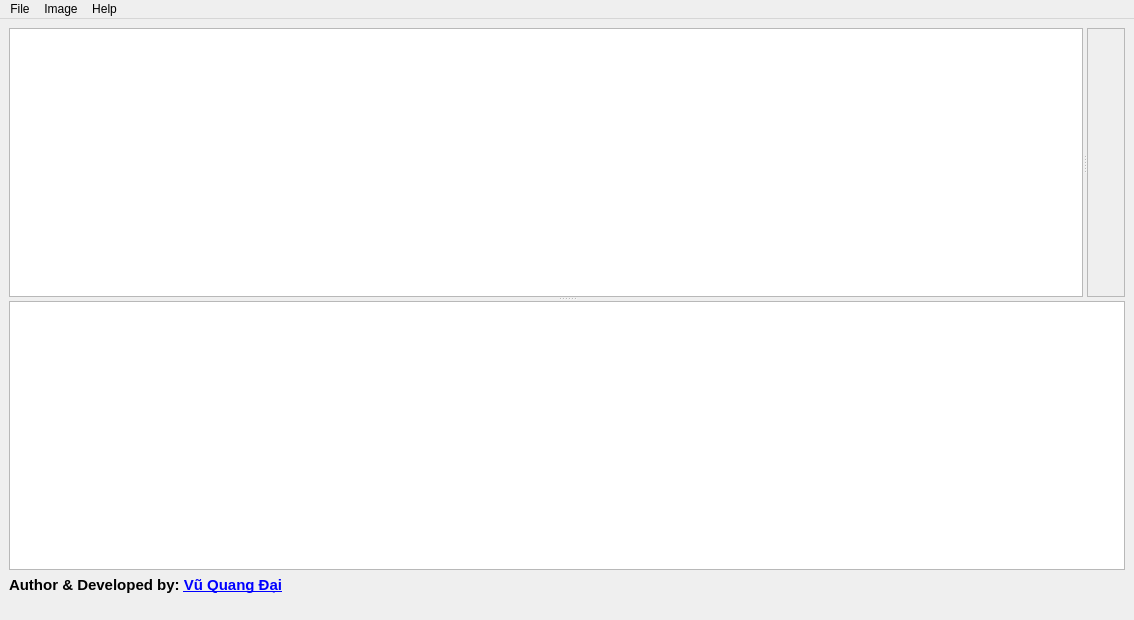
<?xml version="1.0" encoding="UTF-8"?>
<ui version="4.0">
 <class>MainWindow</class>
 <widget class="QMainWindow" name="MainWindow">
  <property name="geometry">
   <rect>
    <x>0</x>
    <y>0</y>
    <width>1134</width>
    <height>620</height>
   </rect>
  </property>
  <property name="windowTitle">
   <string>RecoveryJpeg v1.9.0</string>
  </property>
  <property name="windowIcon">
   <iconset>
    <normaloff>Logo/logo.ico</normaloff>Logo/logo.ico</iconset>
  </property>
  <property name="styleSheet">
   <string notr="true"/>
  </property>
  <property name="animated">
   <bool>false</bool>
  </property>
  <widget class="QWidget" name="centralwidget">
   <layout class="QGridLayout" name="gridLayout">
    <item row="0" column="0">
     <widget class="QSplitter" name="splitter_2">
      <property name="orientation">
       <enum>Qt::Vertical</enum>
      </property>
      <widget class="QSplitter" name="splitter">
       <property name="orientation">
        <enum>Qt::Horizontal</enum>
       </property>
       <widget class="QListWidget" name="listWidget">
        <property name="font">
         <font>
          <pointsize>10</pointsize>
         </font>
        </property>
        <property name="acceptDrops">
         <bool>true</bool>
        </property>
        <property name="dragEnabled">
         <bool>true</bool>
        </property>
        <property name="dragDropMode">
         <enum>QAbstractItemView::NoDragDrop</enum>
        </property>
        <property name="resizeMode">
         <enum>QListView::Fixed</enum>
        </property>
        <property name="gridSize">
         <size>
          <width>128</width>
          <height>128</height>
         </size>
        </property>
        <property name="viewMode">
         <enum>QListView::ListMode</enum>
        </property>
       </widget>
       <widget class="QLabel" name="label">
        <property name="sizePolicy">
         <sizepolicy hsizetype="Preferred" vsizetype="Expanding">
          <horstretch>0</horstretch>
          <verstretch>0</verstretch>
         </sizepolicy>
        </property>
        <property name="cursor">
         <cursorShape>CrossCursor</cursorShape>
        </property>
        <property name="autoFillBackground">
         <bool>false</bool>
        </property>
        <property name="styleSheet">
         <string notr="true"/>
        </property>
        <property name="frameShape">
         <enum>QFrame::StyledPanel</enum>
        </property>
        <property name="text">
         <string/>
        </property>
        <property name="scaledContents">
         <bool>false</bool>
        </property>
        <property name="wordWrap">
         <bool>false</bool>
        </property>
       </widget>
      </widget>
      <widget class="QTextEdit" name="textEdit">
       <property name="font">
        <font>
         <pointsize>10</pointsize>
        </font>
       </property>
       <property name="readOnly">
        <bool>true</bool>
       </property>
       <property name="textInteractionFlags">
        <set>Qt::NoTextInteraction</set>
       </property>
      </widget>
     </widget>
    </item>
    <item row="1" column="0">
     <widget class="QLabel" name="label_Copyright">
      <property name="font">
       <font>
        <family>Segoe UI</family>
        <pointsize>11</pointsize>
        <bold>true</bold>
       </font>
      </property>
      <property name="text">
       <string>&lt;html&gt;&lt;head/&gt;&lt;body&gt;&lt;p&gt;&lt;span style=&quot; font-weight:700;&quot;&gt;Author &amp;amp; Developed by: &lt;/span&gt;&lt;a href=&quot;https://www.facebook.com/QuangDaiVQD&quot;&gt;&lt;span style=&quot; font-weight:700; text-decoration: underline; color:#0000ff;&quot;&gt;Vũ Quang Đại&lt;/span&gt;&lt;/a&gt;&lt;br/&gt;&lt;/p&gt;&lt;/body&gt;&lt;/html&gt;</string>
      </property>
     </widget>
    </item>
   </layout>
  </widget>
  <widget class="QMenuBar" name="menubar">
   <property name="geometry">
    <rect>
     <x>0</x>
     <y>0</y>
     <width>1134</width>
     <height>22</height>
    </rect>
   </property>
   <widget class="QMenu" name="menuFile">
    <property name="title">
     <string>File</string>
    </property>
    <widget class="QMenu" name="menuOpen">
     <property name="title">
      <string>Open</string>
     </property>
     <addaction name="Open_File"/>
     <addaction name="Open_Folder"/>
    </widget>
    <widget class="QMenu" name="menuUsing_Header">
     <property name="title">
      <string>Using Header</string>
     </property>
     <addaction name="None_Hex"/>
     <addaction name="x25805"/>
     <addaction name="RAW"/>
    </widget>
    <addaction name="menuOpen"/>
    <addaction name="menuUsing_Header"/>
   </widget>
   <widget class="QMenu" name="menuImage">
    <property name="title">
     <string>Image</string>
    </property>
    <addaction name="Save"/>
    <addaction name="Export"/>
    <addaction name="separator"/>
    <addaction name="Edit_Image"/>
    <addaction name="Create_New"/>
    <addaction name="separator"/>
    <addaction name="Decode"/>
   </widget>
   <widget class="QMenu" name="menuHelp">
    <property name="title">
     <string>Help</string>
    </property>
    <addaction name="About"/>
   </widget>
   <addaction name="menuFile"/>
   <addaction name="menuImage"/>
   <addaction name="menuHelp"/>
  </widget>
  <action name="open_file">
   <property name="text">
    <string>Open</string>
   </property>
  </action>
  <action name="Save">
   <property name="text">
    <string>Save As</string>
   </property>
   <property name="shortcut">
    <string>Ctrl+S</string>
   </property>
  </action>
  <action name="Open_File">
   <property name="text">
    <string>Open File</string>
   </property>
   <property name="shortcut">
    <string>Ctrl+O</string>
   </property>
  </action>
  <action name="Open_Folder">
   <property name="text">
    <string>Open Folder</string>
   </property>
   <property name="shortcut">
    <string>Ctrl+Alt+O</string>
   </property>
  </action>
  <action name="None_Hex">
   <property name="text">
    <string>None</string>
   </property>
   <property name="shortcut">
    <string>Alt+N</string>
   </property>
  </action>
  <action name="Export">
   <property name="text">
    <string>Export Folder</string>
   </property>
   <property name="shortcut">
    <string>Ctrl+Alt+S</string>
   </property>
  </action>
  <action name="x25805">
   <property name="text">
    <string>x25805</string>
   </property>
   <property name="shortcut">
    <string>Alt+X</string>
   </property>
  </action>
  <action name="Edit_Image">
   <property name="text">
    <string>Edit Image</string>
   </property>
   <property name="shortcut">
    <string>Ctrl+E</string>
   </property>
  </action>
  <action name="About">
   <property name="text">
    <string>About</string>
   </property>
  </action>
  <action name="Create_New">
   <property name="text">
    <string>Create New</string>
   </property>
   <property name="shortcut">
    <string>Ctrl+N</string>
   </property>
  </action>
  <action name="Decode">
   <property name="text">
    <string>Decode</string>
   </property>
  </action>
  <action name="RAW">
   <property name="text">
    <string>Raw</string>
   </property>
   <property name="shortcut">
    <string>Alt+R</string>
   </property>
  </action>
 </widget>
 <resources/>
 <connections/>
</ui>
